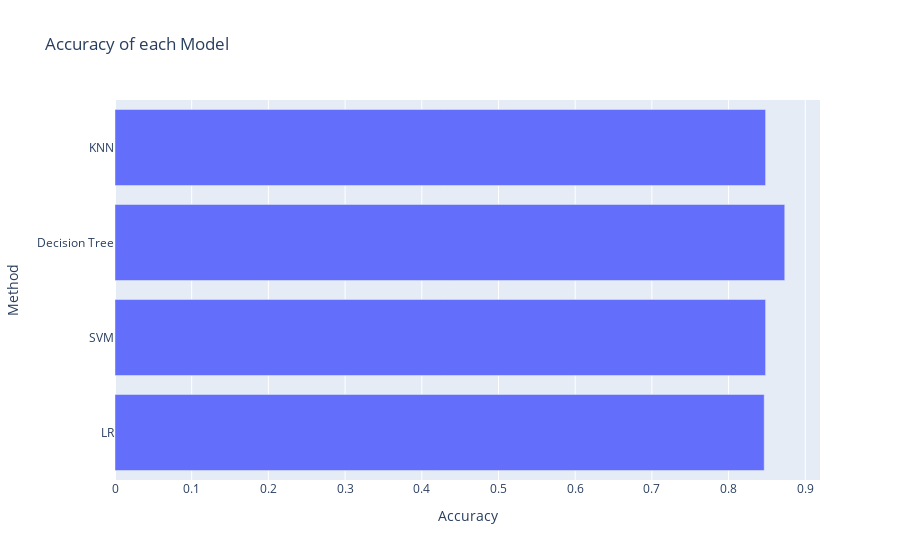

This figure's notebook cell:
### Markdown cell above
Find the method performs best:

### Code cell
# create bar chart for each model's accuracy
acc_dict = {'LR': logreg_cv.best_score_, 'SVM': svm_cv.best_score_, 'Decision Tree': tree_cv.best_score_, 'KNN': knn_cv.best_score_}
acc_dict
acc_df = pd.DataFrame.from_dict(acc_dict, orient='index', columns=['Accuracy']).reset_index()

import plotly.express as px
fig = px.bar(acc_df, x='Accuracy', y='index', labels={'index':'Method'}, title='Accuracy of each Model')
fig.show()

### Figure 1 — Plotly figure (JSON) as saved in the notebook; plotly's stock layout.template omitted (floating-point values rounded to 4 significant figures)
{"data": [{"alignmentgroup": "True", "hovertemplate": "Accuracy=%{x}<br>Method=%{y}<extra></extra>", "legendgroup": "", "marker": {"color": "#636efa", "pattern": {"shape": ""}}, "name": "", "offsetgroup": "", "orientation": "h", "showlegend": false, "textposition": "auto", "type": "bar", "x": [0.8464, 0.8482, 0.8732, 0.8482], "xaxis": "x", "y": ["LR", "SVM", "Decision Tree", "KNN"], "yaxis": "y"}], "layout": {"autosize": true, "barmode": "relative", "legend": {"tracegroupgap": 0}, "title": {"text": "Accuracy of each Model"}, "xaxis": {"anchor": "y", "autorange": true, "domain": [0, 1], "range": [0, 0.9192], "title": {"text": "Accuracy"}, "type": "linear"}, "yaxis": {"anchor": "x", "autorange": true, "domain": [0, 1], "range": [-0.5, 3.5], "title": {"text": "Method"}, "type": "category"}}}
